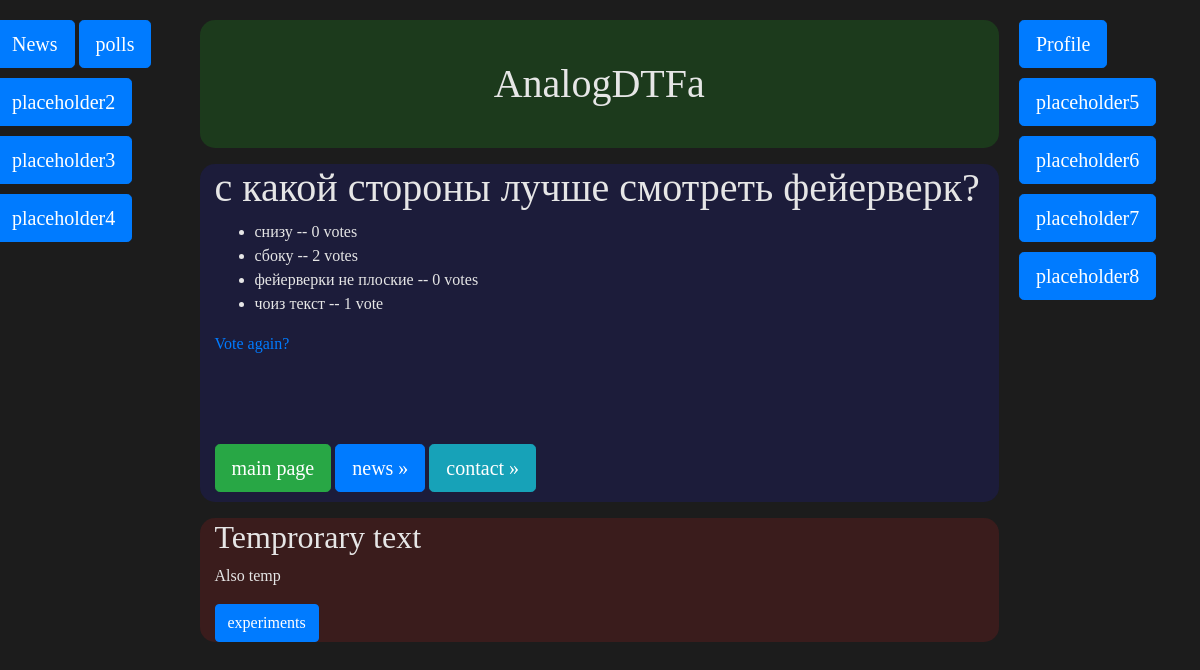
Page /polls/1/results/ on the committed database.
### polls/models.py (models this page shows, shortened)
class Poll(models.Model):
    question = models.CharField(max_length=200)

class Choice(models.Model):
    poll = models.ForeignKey(Poll, on_delete=models.CASCADE)
    choice_text = models.CharField(max_length=200)
    votes = models.IntegerField(default=0)

### polls/views.py (the view)
# urls.py: path('<slug:pk>/results/', views.ResultsView.as_view(), name='results'),
class ResultsView(generic.DetailView):
    model = Poll
    template_name = 'polls/results.html'

### polls/templates/polls/results.html
{% extends 'polls/base.html' %}
{% block polls_content %}
<h1>{{ poll.question }}</h1>
<ul>
{% for choice in poll.choice_set.all %}
    <li>{{ choice.choice_text }} -- {{ choice.votes }} vote{{ choice.votes|pluralize }}</li>
{% endfor %}
</ul>
<a href="{% url 'polls:detail' poll.id %}">Vote again?</a>
{% endblock %}

### Test/templates/Test/wrapper.html (style rules this page uses)
body { background: rgb(28, 28, 28); color: rgb(230, 230, 230); font-family: "Lucida Console" }

### rows in the picture
Poll: question "с какой стороны лучше смотреть фейерверк?"
Choice: choice_text "снизу", votes "0"
Choice: choice_text "сбоку", votes "2"
Choice: choice_text "фейерверки не плоские", votes "0"
Choice: choice_text "чоиз текст", votes "1"
